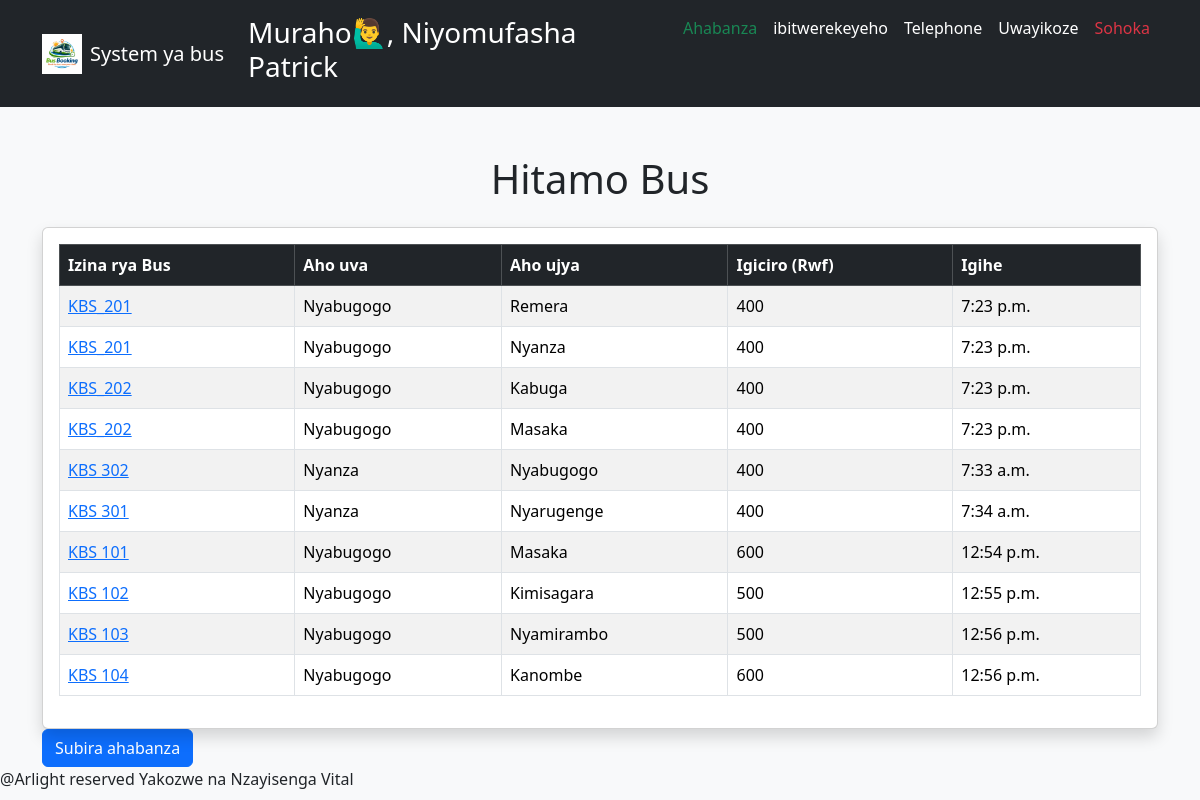
/getbus/ (signed in), run on the app's committed database.
### mybus/models.py (models this page shows, shortened)
class Location(models.Model):
    busname = models.CharField(max_length=100)
    from_location = models.CharField(max_length=100)
    to_location = models.CharField(max_length=100)
    price = models.IntegerField()
    time = models.TimeField()

### mybus/views.py (the view)
# urls.py: path('getbus/', views.getbus, name='getbus'),
def getbus(request):
    your_bus = Location.objects.all()
    return render(request, 'mybus/getBus.html', {'buses':your_bus})

### mybus/templates/mybus/getBus.html (shortened to what this page needs)
{%load static%}
<!DOCTYPE html>
<html lang="en">
<head>
    <link href="https://cdn.jsdelivr.net/npm/bootstrap@5.3.8/dist/css/bootstrap.min.css" rel="stylesheet">
    <link rel="stylesheet" href="{% static 'css/style.css' %}">
</head>
<body class="bg-light">
    <nav class="navbar navbar-expand-lg navbar-dark bg-dark">
        <div class="container">
            <a class="navbar-brand d-flex align-items-center" href="#">
                <img src="{% static 'images/logo.png' %}" width="40" height="40" class="me-2">
                System ya bus
            </a>
            <div class="collapse navbar-collapse" id="navbarNav">
                <ul class="navbar-nav ms-auto">
                    {% if user.is_authenticated %}
                    <li class="nav-item d-flex align-items-center me-5">
                        <span class="nav-link disabled">
                            <h3 style="color: white;">Muraho🙋‍♂️, {{ user.username }}</h3>
                        </span>
                    </li>
                    <li class="nav-item">
                        <a href="{% url 'home'%}" class="nav-link text-success">Ahabanza</a>
                    </li>
                    <li class="nav-item">
                        <a class="nav-link text-white" href="{% url 'about'%}">ibitwerekeyeho</a>
                    </li>
                    <li class="nav-item">
                        <a class="nav-link text-white" href="{% url 'contact'%}">Telephone</a>
                    </li>
                    <li class="nav-item">
                        <a class="nav-link text-white" href="{% url 'designer'%}">Uwayikoze</a>
                    </li>
                    <li class="nav-item">
                        <a class="nav-link text-danger" href="{% url 'logout' %}">Sohoka</a>
                    </li>
                    {% endif %}
                </ul>
            </div>
        </div>
    </nav>
    <div class="container mt-5">
        <h1 class="text-center mb-4">Hitamo Bus</h1>
        <div class="card shadow">
            <div class="card-body">
                <table class="table table-striped table-hover table-bordered align-middle">
                    <thead class="table-dark">
                        <tr>
                            <th>Izina rya Bus</th>
                            <th>Aho uva</th>
                            <th>Aho ujya</th>
                            <th>Igiciro (Rwf)</th>
                            <th>Igihe</th>
                        </tr>
                    </thead>
                    <tbody>
                        {% for bus in buses %}
                        <tr>
                            <td><a href="{%url 'book_bus' bus.id%}">{{ bus.busname }}</a></td>
                            <td>{{ bus.from_location }}</td>
                            <td>{{ bus.to_location }}</td>
                            <td>{{ bus.price }}</td>
                            <td>{{ bus.time }}</td>
                        </tr>
                        {% endfor %}
                    </tbody>
                </table>
            </div>
        </div>
        <a href="{%url 'home'%}"><button class="btn btn-primary">Subira ahabanza</button></a>
    </div>
    <footer>
        <p style="margin-bottom: 5px;">@Arlight reserved Yakozwe na Nzayisenga Vital</p>
    </footer>
</body>
</html>

### data on the page
Location: busname "KBS_201", from_location "Nyabugogo", to_location "Remera", price "400", time "7:23 p.m."
Location: busname "KBS_201", from_location "Nyabugogo", to_location "Nyanza", price "400", time "7:23 p.m."
Location: busname "KBS_202", from_location "Nyabugogo", to_location "Kabuga", price "400", time "7:23 p.m."
Location: busname "KBS_202", from_location "Nyabugogo", to_location "Masaka", price "400", time "7:23 p.m."
Location: busname "KBS 302", from_location "Nyanza", to_location "Nyabugogo", price "400", time "7:33 a.m."
Location: busname "KBS 301", from_location "Nyanza", to_location "Nyarugenge", price "400", time "7:34 a.m."
Location: busname "KBS 101", from_location "Nyabugogo", to_location "Masaka", price "600", time "12:54 p.m."
Location: busname "KBS 102", from_location "Nyabugogo", to_location "Kimisagara", price "500", time "12:55 p.m."
Location: busname "KBS 103", from_location "Nyabugogo", to_location "Nyamirambo", price "500", time "12:56 p.m."
Location: busname "KBS 104", from_location "Nyabugogo", to_location "Kanombe", price "600", time "12:56 p.m."

### other printed values
{{ user.username }} "Niyomufasha Patrick"
